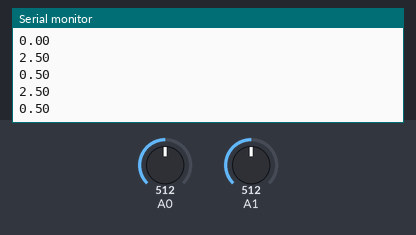
The sketch below on a simulated Arduino Uno, built with avr-gcc and run on an emulated ATmega328P. Parts: the last lines printed to the serial monitor. The test bench sets the inputs (shaded band); at power-on: A0 = 512, A1 = 512.

Above: at 1.3 s.
1.4 s: A0 set to 716
At 2.31 s:
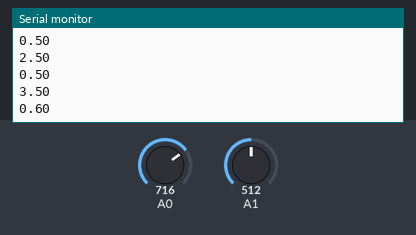
2.9 s: A1 set to 716
At 3.32 s:
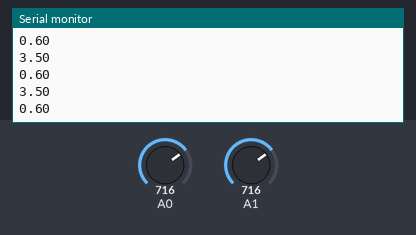
4.4 s: A0 set to 900
At 4.82 s:
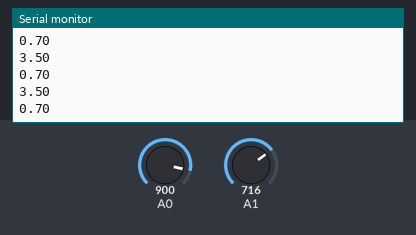
5.9 s: A1 set to 900
At 6.32 s:
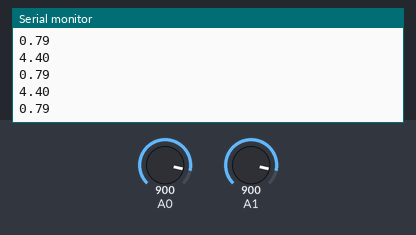
Timing chart, 0 to 8.4 s (numbered marks = the images above; inputs shaded):
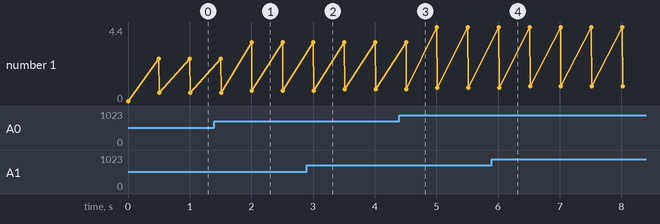

The sketch:

serial_test.ino
```cpp
float voltage = 0.0;
float amperage = 0.0;

void setup() {
  Serial.begin(9600);
}

void loop() {
  Serial.println(voltage);
  Serial.println(amperage);

  analogReference(DEFAULT);
  float voltValue = analogRead(A0);
  float ampValue = analogRead(A1);

  voltage = voltValue * (5.0 / 1023.0);
  amperage = ampValue * (5.0 / 1023.0);
  amperage = (amperage + voltage) / 10;

  delay(500);
}
```

Measured:
- after the input at 1.4 s, the serial monitor: prints a new line after 0.60 s (image 1)
- plotted number 1: 0.5 → 0.6 after the input at 1.4 s, 0.6 → 0.7 after the input at 2.9 s, 0.7 → 0.79 after the input at 4.4 s, 0.79 → 0.88 after the input at 5.9 s
